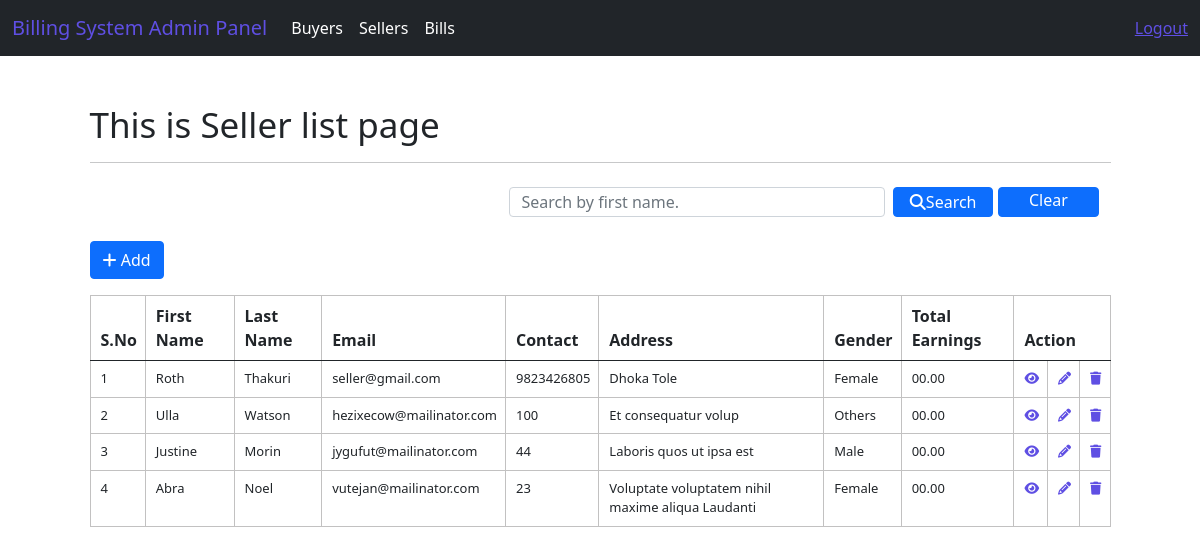
The page /system/seller/index (signed in) on the database its author committed.
### system/models.py (models this page shows)
class CustomUser(AbstractUser):
    MALE = 'Male'
    FEMALE = 'Female'
    OTHERS = 'Female'
    GENDER_CHOICES = [
            (MALE, 'Male'),
            (FEMALE, 'Female'),
            (OTHERS, 'Others'),
            ]
    BUYER_ROLE = 'Buyer'
    SELLER_ROLE = 'Seller'
    ROLE_CHOICES = [
            (BUYER_ROLE, 'Buyer'),
            (SELLER_ROLE, 'Seller'),
            ]
    username = models.CharField(max_length=50, unique=True)
    first_name = models.CharField(max_length=50)
    last_name = models.CharField(max_length=50)
    address = models.CharField(max_length=50)
    contact = models.CharField(max_length=50)
    email = models.EmailField(max_length=50)
    gender = models.CharField(max_length=10, choices=GENDER_CHOICES)
    role = models.CharField(max_length=20, choices=ROLE_CHOICES)
    objects = UserManager()
    REQUIRED_FIELDS = []

### system/views.py (the view)
# urls.py: path("seller/index",views.seller_index,name= 'index-seller'),
@login_required(login_url='login')
def seller_index(request):
    seller_list = CustomUser.objects.filter(role="Seller").order_by('id')
    context = {"data": seller_list}
    if request.method == "POST":
        search = request.POST.get('search')
        sellers = CustomUser.objects.filter(role="Seller", first_name__icontains=search)
        context = {"data": sellers}
        return render(request, 'adminPanel/sellers/sellers_index.html', context)
    return render(request, 'adminPanel/sellers/sellers_index.html', context)

### templates/adminPanel/sellers/sellers_index.html (shortened to what this page needs)
{% extends 'layouts/master.html' %}
{% block custom_css %}
<link rel="stylesheet" href="https://cdnjs.cloudflare.com/ajax/libs/font-awesome/6.3.0/css/all.min.css"/>
{% endblock %}
{% block content %}
<div class="container mt-5">
    <h1>This is Seller list page</h1>
    <hr>
    <nav class="navbar bg-body-tertiary">
        <div class="container-fluid">
              <form class="d-flex" role="search" action="{% url 'index-seller' %}" method="POST">
                <input style="height: 30px;" class="form-control me-2" type="text" name="search" placeholder="Search by first name." aria-label="Search">
                <button class="btn btn-primary mb-3 mr-3" type="submit" style="height:30px; width: 160px; padding: 0px;"><i class="fa-solid fa-search"></i>Search</button>
                <a href="{% url 'index-seller' %}" class="btn btn-primary mb-3 ml-2"  style="height:30px; width: 160px; padding: 0px; margin-left: 5px;">Clear</a>
              </form>
        </div>
    </nav>
    <a href="{% url 'add-seller' %}" class="btn btn-primary mb-3"><i class="fa-solid fa-plus"></i> Add</a>
    <div class="row">
        <div class="col-12">
            <table class="table table-striped-columns table-hover">
                <thead>
                    <tr>
                        <th>S.No</th>
                        <th>First Name</th>
                        <th>Last Name</th>
                        <th>Email</th>
                        <th>Contact</th>
                        <th>Address</th>
                        <th>Gender</th>
                        <th>Total Earnings</th>
                        <th colspan="3">Action</th>
                    </tr>
                </thead>
                <tbody>
                    {% for val in data %}
                    <tr>
                        <td>{{ forloop.counter }}</td>
                        <td>{{ val.first_name }}</td>
                        <td>{{ val.last_name }}</td>
                        <td>{{val.email}}</td>
                        <td>{{val.contact}}</td>
                        <td>{{val.address}}</td>
                        <td>{{val.gender}}</td>
                        <td>00.00</td>
                        <td><a href="{% url 'view-seller' val.id %}"><i class="fa-solid fa-eye"></i></a></td>
                        <td><a href="{% url 'edit-seller' val.id %}"><i class="fa-solid fa-pencil"></i></a></td>
                        <td><a href="{% url 'delete-seller' val.id %}"><i class="fa-solid fa-trash"></i></a></td>
                    </tr>
                    {% endfor %}
                </tbody>
            </table>
        </div>
    </div>
</div>
{% endblock %}

### static/css/style.css (style rules this page uses)
h1 { font-size: 35px; }
.table-elements tr, td, th { font-size: 13px; border: 1px solid rgb(194, 193, 193); padding-left: 10px !important; }
.table-font-for-transcript td, th { font-size: 16px !important; }

### rows shown on the page
CustomUser: first_name "Roth", last_name "Thakuri", email "seller@gmail.com", contact "9823426805", address "Dhoka Tole", gender "Female"
CustomUser: first_name "Ulla", last_name "Watson", email "hezixecow@mailinator.com", contact "100", address "Et consequatur volup", gender "Others"
CustomUser: first_name "Justine", last_name "Morin", email "jygufut@mailinator.com", contact "44", address "Laboris quos ut ipsa est", gender "Male"
CustomUser: first_name "Abra", last_name "Noel", email "vutejan@mailinator.com", contact "23", address "Voluptate voluptatem nihil maxime aliqua Laudanti", gender "Female"
